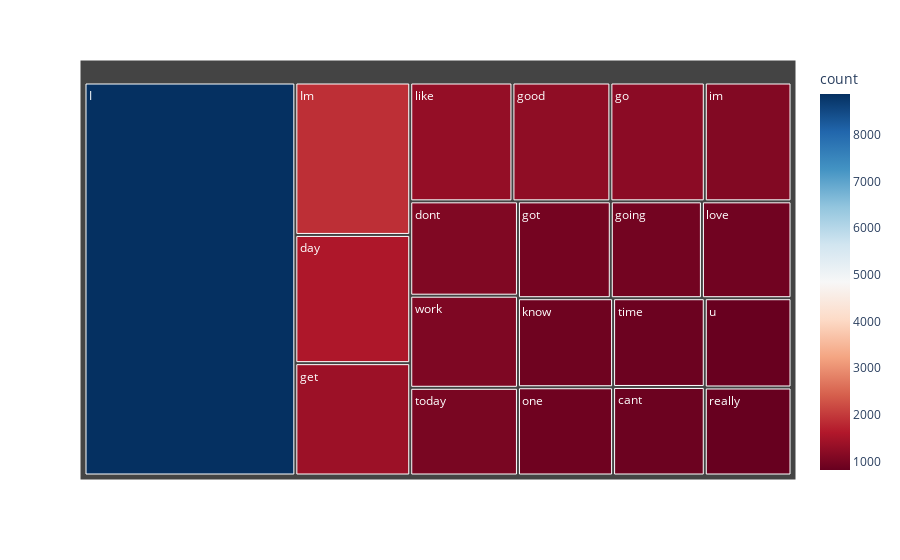

Notebook cell for this chart:
### Code cell
#plot a tree of the most common words in the text column after removing stopwords

import plotly.express as px

fig = px.treemap(df, path=['word'], values='count', color='count', hover_data=['word'],
                    color_continuous_scale='RdBu')
fig.show()

### Figure 1 — Plotly figure (JSON) as saved in the notebook; plotly's stock layout.template omitted (floating-point values rounded to 4 significant figures)
{"data": [{"branchvalues": "total", "customdata": [["I", 8870], ["Im", 1875], ["cant", 869], ["day", 1577], ["dont", 1088], ["get", 1382], ["go", 1201], ["going", 945], ["good", 1246], ["got", 963], ["im", 1103], ["know", 907], ["like", 1300], ["love", 929], ["one", 899], ["really", 817], ["time", 871], ["today", 1011], ["u", 829], ["work", 1062]], "domain": {"x": [0, 1], "y": [0, 1]}, "hovertemplate": "labels=%{label}<br>count_sum=%{value}<br>parent=%{parent}<br>id=%{id}<br>word=%{customdata[0]}<br>count=%{color}<extra></extra>", "ids": ["I", "Im", "cant", "day", "dont", "get", "go", "going", "good", "got", "im", "know", "like", "love", "one", "really", "time", "today", "u", "work"], "labels": ["I", "Im", "cant", "day", "dont", "get", "go", "going", "good", "got", "im", "know", "like", "love", "one", "really", "time", "today", "u", "work"], "marker": {"coloraxis": "coloraxis", "colors": [8870, 1875, 869, 1577, 1088, 1382, 1201, 945, 1246, 963, 1103, 907, 1300, 929, 899, 817, 871, 1011, 829, 1062]}, "name": "", "parents": ["", "", "", "", "", "", "", "", "", "", "", "", "", "", "", "", "", "", "", ""], "type": "treemap", "values": [8870, 1875, 869, 1577, 1088, 1382, 1201, 945, 1246, 963, 1103, 907, 1300, 929, 899, 817, 871, 1011, 829, 1062]}], "layout": {"coloraxis": {"colorbar": {"title": {"text": "count"}}, "colorscale": [[0, "rgb(103,0,31)"], [0.1, "rgb(178,24,43)"], [0.2, "rgb(214,96,77)"], [0.3, "rgb(244,165,130)"], [0.4, "rgb(253,219,199)"], [0.5, "rgb(247,247,247)"], [0.6, "rgb(209,229,240)"], [0.7, "rgb(146,197,222)"], [0.8, "rgb(67,147,195)"], [0.9, "rgb(33,102,172)"], [1, "rgb(5,48,97)"]]}, "legend": {"tracegroupgap": 0}, "margin": {"t": 60}}}
